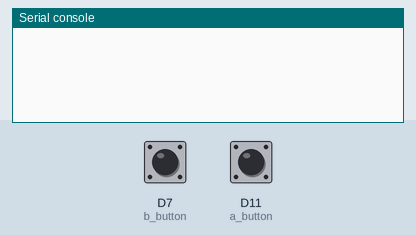
The program below on a simulated CircuitPython board. On the bench: the last lines printed to the serial console. The inputs (shaded band) are chosen by the test bench; at power-on: D7 (b_button) HIGH, D11 (a_button) HIGH.

Above: at 1.2 s.
1.3 s: D7 (b_button) pulled LOW for 0.25 s
At 2.4 s:
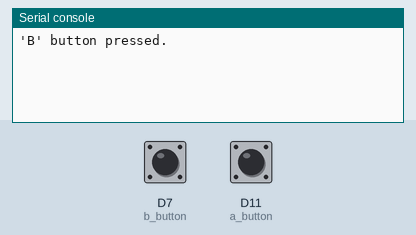
3.0 s: D11 (a_button) pulled LOW for 0.25 s
At 3.8 s:
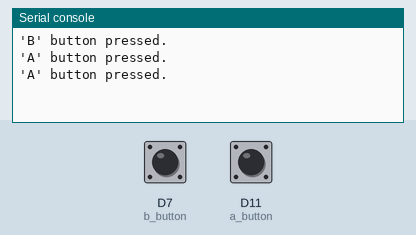

The program:

001_button_test.py
```python
# Code to test buttons (general)
import board
from digitalio import DigitalInOut, Direction, Pull
import time

a_button = DigitalInOut(board.D11)
a_button.direction = Direction.INPUT
a_button.pull = Pull.UP

b_button = DigitalInOut(board.D7)
b_button.direction = Direction.INPUT
b_button.pull = Pull.UP

while True:
    if not a_button.value:
        print("'A' button pressed.")

    if not b_button.value:
        print("'B' button pressed.")

    time.sleep(0.2)
```

Measured:
- after the input at 1.3 s, the serial console: prints a new line after 0.10 s (image 1)
- after the input at 3.0 s, the serial console: prints a new line at once (image 2)
